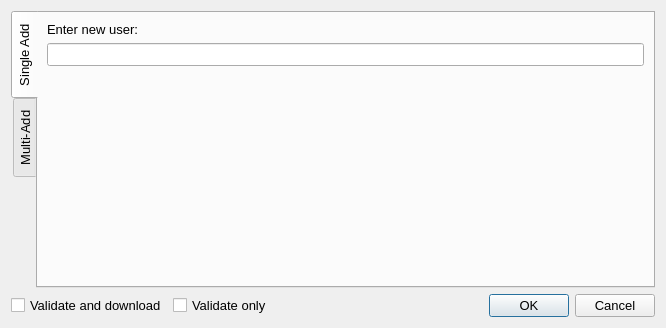
<?xml version="1.0" encoding="UTF-8"?>
<ui version="4.0">
 <class>AddRedditObjectDialog</class>
 <widget class="QDialog" name="AddRedditObjectDialog">
  <property name="geometry">
   <rect>
    <x>0</x>
    <y>0</y>
    <width>666</width>
    <height>328</height>
   </rect>
  </property>
  <property name="font">
   <font>
    <pointsize>10</pointsize>
   </font>
  </property>
  <property name="windowTitle">
   <string>Add</string>
  </property>
  <property name="windowIcon">
   <iconset>
    <normaloff>../images/add.png</normaloff>../images/add.png</iconset>
  </property>
  <layout class="QVBoxLayout" name="verticalLayout_3">
   <item>
    <widget class="QTabWidget" name="tab_widget">
     <property name="autoFillBackground">
      <bool>false</bool>
     </property>
     <property name="tabPosition">
      <enum>QTabWidget::West</enum>
     </property>
     <property name="tabShape">
      <enum>QTabWidget::Rounded</enum>
     </property>
     <property name="currentIndex">
      <number>0</number>
     </property>
     <widget class="QWidget" name="single_add_tab">
      <attribute name="title">
       <string>Single Add</string>
      </attribute>
      <layout class="QVBoxLayout" name="verticalLayout_2">
       <item>
        <layout class="QVBoxLayout" name="verticalLayout">
         <item>
          <widget class="QLabel" name="single_add_label">
           <property name="text">
            <string>Enter new user:</string>
           </property>
          </widget>
         </item>
         <item>
          <widget class="QLineEdit" name="single_object_line_edit"/>
         </item>
         <item>
          <spacer name="verticalSpacer">
           <property name="orientation">
            <enum>Qt::Vertical</enum>
           </property>
           <property name="sizeHint" stdset="0">
            <size>
             <width>20</width>
             <height>40</height>
            </size>
           </property>
          </spacer>
         </item>
        </layout>
       </item>
      </layout>
     </widget>
     <widget class="QWidget" name="multi_add_tab">
      <attribute name="title">
       <string>Multi-Add</string>
      </attribute>
      <layout class="QVBoxLayout" name="verticalLayout_4">
       <item>
        <layout class="QHBoxLayout" name="horizontalLayout_3">
         <item>
          <widget class="QLabel" name="label_2">
           <property name="sizePolicy">
            <sizepolicy hsizetype="Minimum" vsizetype="Preferred">
             <horstretch>0</horstretch>
             <verstretch>0</verstretch>
            </sizepolicy>
           </property>
           <property name="text">
            <string>Names in list:</string>
           </property>
          </widget>
         </item>
         <item>
          <widget class="QLabel" name="name_count_label">
           <property name="sizePolicy">
            <sizepolicy hsizetype="Expanding" vsizetype="Preferred">
             <horstretch>0</horstretch>
             <verstretch>0</verstretch>
            </sizepolicy>
           </property>
           <property name="text">
            <string>0</string>
           </property>
          </widget>
         </item>
        </layout>
       </item>
       <item>
        <widget class="QListWidget" name="multi_object_list_widget"/>
       </item>
       <item>
        <layout class="QHBoxLayout" name="horizontalLayout_2">
         <item>
          <widget class="QLineEdit" name="multi_object_line_edit"/>
         </item>
         <item>
          <widget class="QToolButton" name="add_button">
           <property name="text">
            <string>+</string>
           </property>
          </widget>
         </item>
         <item>
          <widget class="QToolButton" name="remove_button">
           <property name="text">
            <string>-</string>
           </property>
          </widget>
         </item>
         <item>
          <widget class="QPushButton" name="import_button">
           <property name="text">
            <string>Import</string>
           </property>
          </widget>
         </item>
        </layout>
       </item>
      </layout>
     </widget>
    </widget>
   </item>
   <item>
    <layout class="QHBoxLayout" name="horizontalLayout">
     <item>
      <widget class="QCheckBox" name="download_on_add_checkbox">
       <property name="text">
        <string>Validate and download</string>
       </property>
      </widget>
     </item>
     <item>
      <widget class="QCheckBox" name="validate_names_checkbox">
       <property name="text">
        <string>Validate only</string>
       </property>
      </widget>
     </item>
     <item>
      <widget class="QDialogButtonBox" name="dialog_button_box">
       <property name="standardButtons">
        <set>QDialogButtonBox::Cancel|QDialogButtonBox::Ok</set>
       </property>
      </widget>
     </item>
    </layout>
   </item>
  </layout>
 </widget>
 <resources/>
 <connections/>
</ui>
